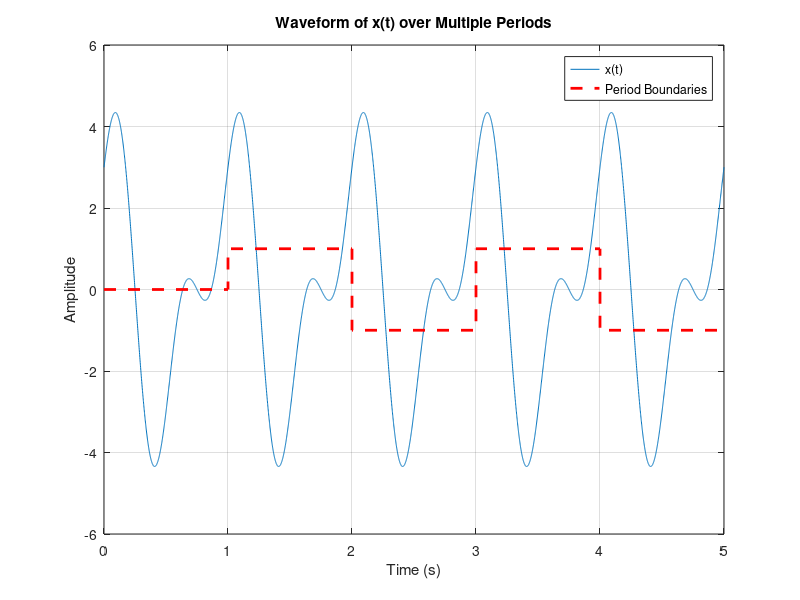

Source code (MATLAB): (Note: this script raises an error after producing the figure.)
% Parameters
T = 1; % Period of the signal in seconds
Fs = 1000; % Sampling frequency in Hz
t = linspace(0, 5*T, 5*T * Fs); % Time vector for multiple periods
x_t = 3 * cos(2 * pi * t) + 2 * sin(4 * pi * t); % Signal

% 1. Sketch the waveform of x(t) over multiple periods
figure;
plot(t, x_t);
hold on;
plot([0 T T 2*T 2*T 3*T 3*T 4*T 4*T 5*T], [0 0 1 1 -1 -1 1 1 -1 -1], 'r--', 'LineWidth', 2);
title('Waveform of x(t) over Multiple Periods');
xlabel('Time (s)');
ylabel('Amplitude');
grid on;
legend('x(t)', 'Period Boundaries');
hold off;

% 2. Determine the frequency components present in x(t)
frequencies = fftshift(fftfreq(length(t), 1/(t(2)-t(1))));
X_f = fftshift(fft(x_t));
magnitude_spectrum = abs(X_f);

figure;
stem(frequencies, magnitude_spectrum, 'b', 'LineWidth', 2);
hold on;
stem([-2 -1 1 2]*2*pi, [0 0 0 0], 'r--', 'LineWidth', 2);
title('Frequency Components of x(t)');
xlabel('Frequency (rad/s)');
ylabel('Magnitude');
grid on;
legend('Magnitude Spectrum', 'Frequency Components');
hold off;

% 3. Compute the average power of x(t) over one period
average_power = sum(x_t.^2) / length(t);
fprintf('Average Power of x(t) over Multiple Periods: %.2f\n', average_power);


% Given discrete-time signal
n = [1, 2, 3, 4, 5];

% 1. Determine the length of the signal
signal_length = length(n);
fprintf('1. Length of the signal: %d\n', signal_length);

% 2. Find the value of x[3]
x_3 = n(3);
fprintf('2. Value of x[3]: %d\n', x_3);

% 3. Compute the sum of all elements in the signal
sum_elements = sum(n);
fprintf('3. Sum of all elements in the signal: %d\n', sum_elements);

% 4. Calculate the energy of the signal
signal_energy = sum(n.^2);
fprintf('4. Energy of the signal: %d\n', signal_energy);

% Function to compute frequency values for FFT
function f = fftfreq(n, d)
    if mod(n, 2) == 0
        f = (-n/2:n/2-1) / (n * d);
    else
        f = (-(n-1)/2:(n-1)/2) / (n * d);
    end
end
